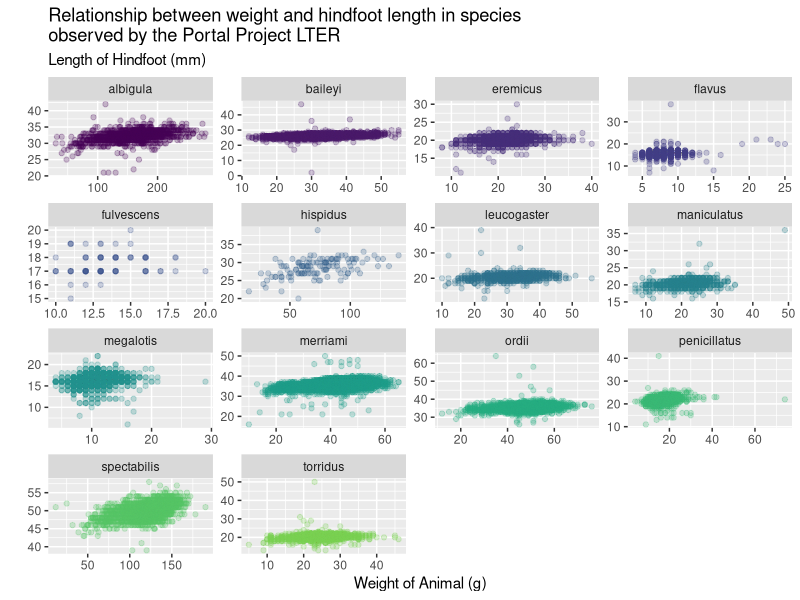
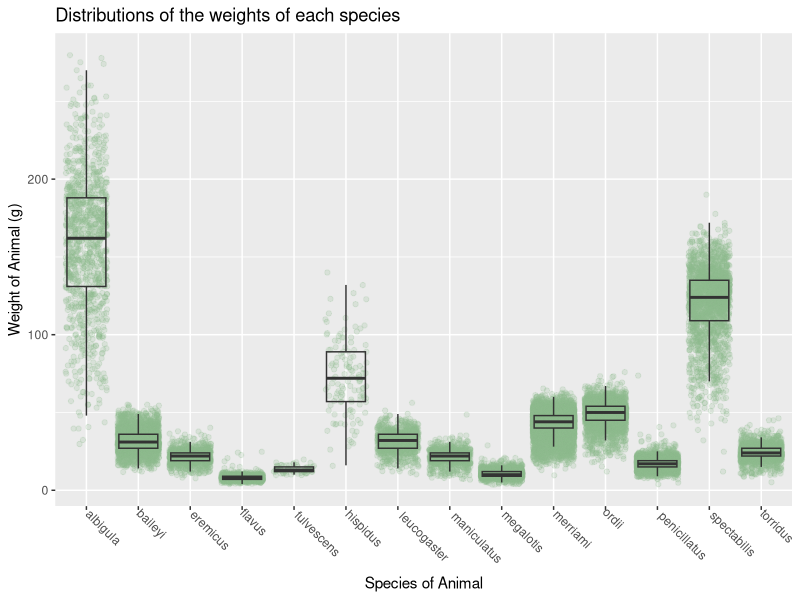
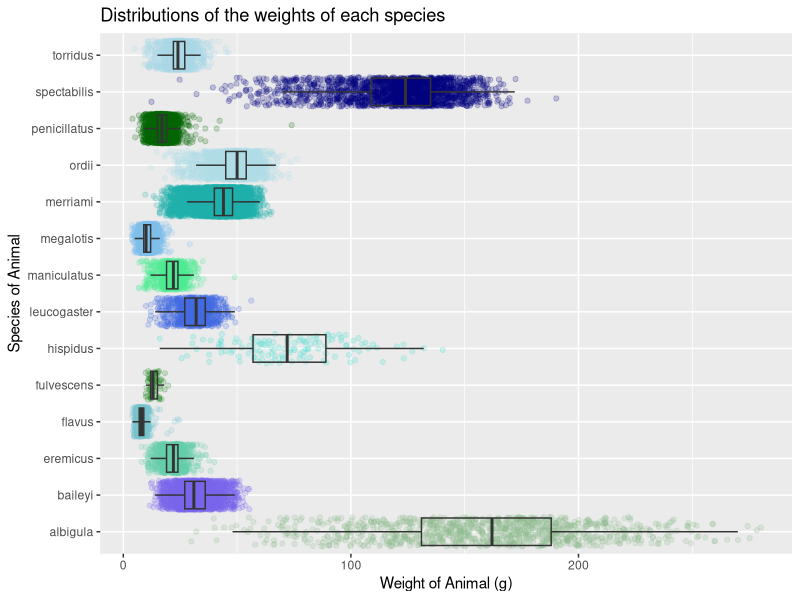

Here is the R script that generated these plots, in order:
## ---- chunk 1
#| label: setup

library(tidyverse)
## ---- chunk 2
#| label: load-data

surveys <- read_csv("data/surveys.csv")
glimpse(surveys)
## ---- chunk 3
#| label: scatterplot

ggplot(data = surveys) +
  geom_point(aes(x = weight, y = hindfoot_length, color = species), alpha = 0.25) +
  facet_wrap(~species, scales = "free") +
  labs(x = "Weight of Animal (g)", y = "", subtitle = "Length of Hindfoot (mm)", title = "Relationship between weight and hindfoot length in species \nobserved by the Portal Project LTER") +
  scale_color_viridis_d(end = 0.8) +
  guides(color = "none")
## ---- chunk 4
#| label: boxplot

ggplot(aes(x = species, y = weight), data = surveys) +
  geom_jitter(color = "darkseagreen", alpha = 0.2) +
  geom_boxplot(alpha = 0) +
  labs(x = "Species of Animal", y = "Weight of Animal (g)", title = "Distributions of the weights of each species") +
  theme(axis.text.x = element_text(angle = 315, hjust = -0.15)) #https://stackoverflow.com/questions/1330989/rotating-and-spacing-axis-labels-in-ggplot2
  
## ---- chunk 5
#| label: rotated-boxplot

ggplot(aes(x = weight, y = species), data = surveys) +
  geom_jitter(aes(color = species), alpha = 0.2) +
  geom_boxplot(alpha = 0) +
  labs(y = "Species of Animal", 
       x = "Weight of Animal (g)", 
       title = "Distributions of the weights of each species") +
  scale_color_manual(values = c("darkseagreen", "slateblue2", "aquamarine3", "cadetblue3", "forestgreen", "turquoise", "royalblue", "seagreen2", "skyblue2", "lightseagreen", "powderblue", "darkgreen", "navy", "lightblue")) +
  guides(color = "none")

